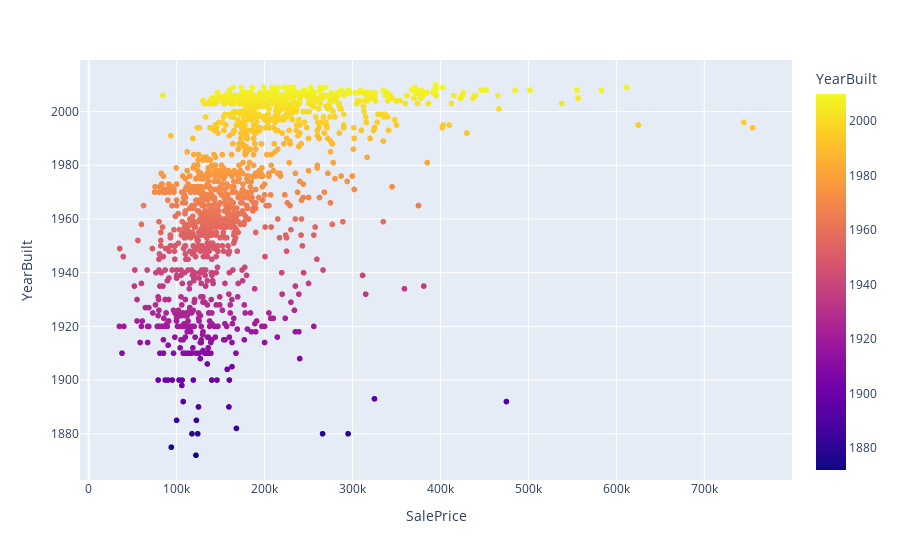

The code cell stored with this chart in its notebook:
### Code cell
#scatter plot of sale prices vs years built 
fig = px.scatter(df3, x="SalePrice", y="YearBuilt", color ="YearBuilt")
fig.show()

### Figure 1 — Plotly figure (JSON) as saved in the notebook; plotly's stock layout.template omitted (floating-point values rounded to 4 significant figures; data arrays with more than 128 entries replaced by an {"elided": "..."} marker saying what was removed)
{"data": [{"hovertemplate": "SalePrice=%{x}<br>YearBuilt=%{marker.color}<extra></extra>", "legendgroup": "", "marker": {"color": {"elided": "1460 int values"}, "coloraxis": "coloraxis", "symbol": "circle"}, "mode": "markers", "name": "", "showlegend": false, "type": "scattergl", "x": {"elided": "1460 int values"}, "xaxis": "x", "y": {"elided": "1460 int values"}, "yaxis": "y"}], "layout": {"coloraxis": {"colorbar": {"title": {"text": "YearBuilt"}}, "colorscale": [[0, "#0d0887"], [0.1111, "#46039f"], [0.2222, "#7201a8"], [0.3333, "#9c179e"], [0.4444, "#bd3786"], [0.5556, "#d8576b"], [0.6667, "#ed7953"], [0.7778, "#fb9f3a"], [0.8889, "#fdca26"], [1, "#f0f921"]]}, "legend": {"tracegroupgap": 0}, "margin": {"t": 60}, "xaxis": {"anchor": "y", "domain": [0, 1], "title": {"text": "SalePrice"}}, "yaxis": {"anchor": "x", "domain": [0, 1], "title": {"text": "YearBuilt"}}}}
